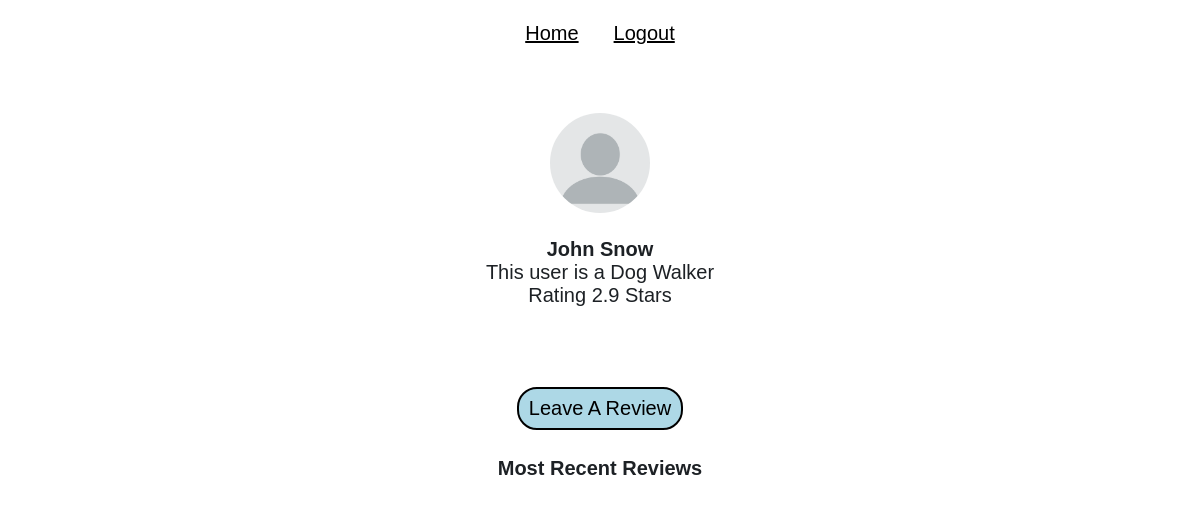
Before: /profile/1 with the older database file.
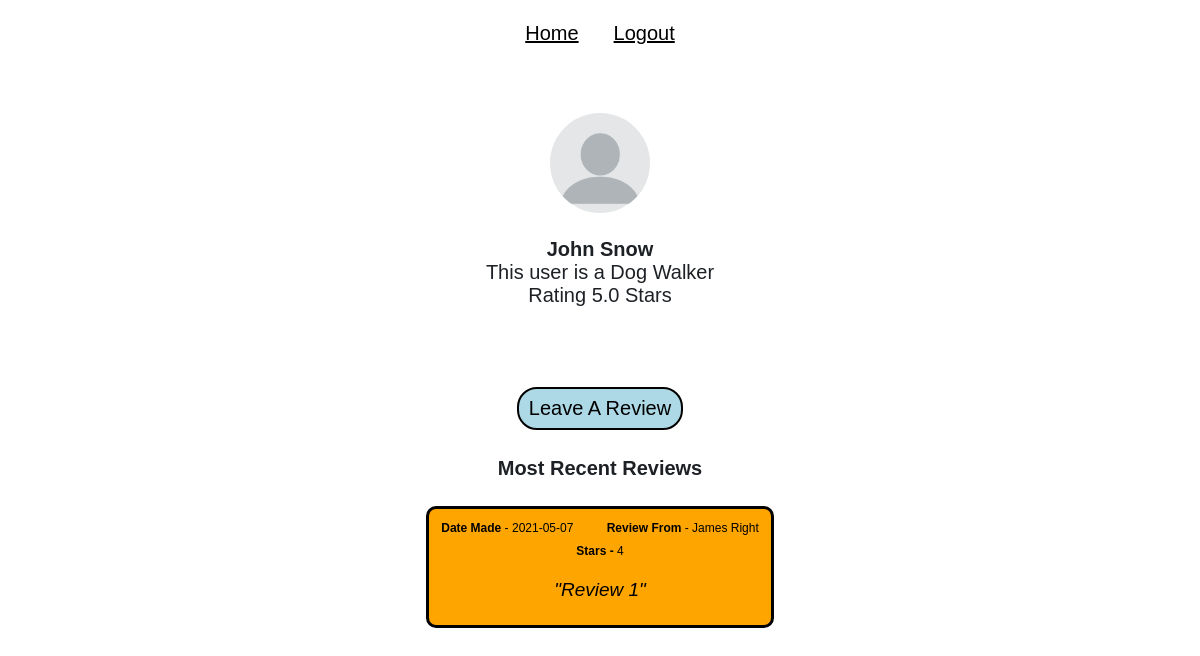
After: the same page with the newer database file.
### tables this page shows
CREATE TABLE users (
            usrId integer primary key,
            email text,
            password text,
            firstName text,
            lastName text,
            accType text,
            postcode text,
            numberOfReviews integer,
            starRating real
            );

CREATE TABLE review (
            byUsrId integer,
            forUsrId integer,
            date text,
            star integer,
            message text,
            PRIMARY KEY (byUsrId, forUsrId, message)
            );

### app.py (the view)
@app.route('/profile/<usrId>')
def profile(usrId):
    userObj = user(usrId)
    return render_template('profile.html', userObj=userObj, user=user)

### database.py (called while the page is built)
    def search(self, col="null", search="null"):
        conn = sqlite3.connect('main.db')
        c = conn.cursor()
        if col == "email":
            c.execute(f'SELECT * FROM users WHERE email="{search}"')
            data = c.fetchall()
        elif col == "password":
            c.execute(f'SELECT * FROM users WHERE password="{search}"')
            data = c.fetchall()
        elif col == "usrId":
            c.execute(f'SELECT * FROM users WHERE usrId="{search}"')
            data = c.fetchall()
        elif col == "postcode":
            c.execute(f'SELECT * FROM users WHERE postcode="{search}"')
            data = c.fetchall()
        else:
            c.execute(f'SELECT * FROM users')
            data = c.fetchall()
        conn.commit()
        conn.close()
        return(data)

    def getReviewsFor(self, usrId):
        conn = sqlite3.connect('main.db')
        c = conn.cursor()
        c.execute(f'SELECT * FROM review WHERE forUsrId="{usrId}" ORDER BY date DESC Limit 5')
        data = c.fetchall()
        return(data)
        conn.commit()
        conn.close()

### user.py (called while the page is built)
    def getReviewsFor(self):
        result = db.getReviewsFor(self.usrId)
        return result

### templates/profile.html (shortened to what this page needs)
{% extends "base.html" %}
{% block head %}
    <link rel="stylesheet" href="{{ url_for('static', filename='css/profile.css') }}">
{% endblock %}
{% block body %}
    <img src="{{ url_for('static', filename='profilePic.png') }}">
    <p><span class="name"> {{ userObj.fName }} {{ userObj.lName }}</span><br>
        This user is a Dog {{ (userObj.accType).capitalize() }} <br>
        Rating {{ userObj.starRating }} Stars
    </p>
    <p>
        <a href="/leaveReview/{{ userObj.usrId }}" id="topButton">Leave A Review</a>
        <h4>Most Recent Reviews</h6>
        {% for i in userObj.getReviewsFor() %}
            <div class="review">
                <span style="font-size: 12px;">
                    <span class="name">Date Made</span> -  {{ i[2] }}<span style="padding-left: 30px;"></span>
                    <span class="name">Review From </span> - {{ user(i[0]).fName }} {{ user(i[0]).lName }} <br>
                    <span class="name">Stars - </span>{{ i[3] }}
                    <p class="reviewText">"{{ i[4] }}"</p>
                </span>
            </div>
        {% endfor %}
    </p>
{% endblock %}

### templates/base.html (shortened to what this page needs)
<!DOCTYPE html>
<head>
    <link rel="stylesheet" href="{{ url_for('static', filename='css/main.css') }}">
    {% block head %}{% endblock %}
</head>
<body>
    <div >
        <a class="homeButton" href="/home">Home</a><a class="logout" href="/logout">Logout</a>
    </div>
    {% block body %}
    {% endblock %}
</body>

### static/css/main.css (style rules this page uses)
body { font-size: 20px; font-weight: 100; text-decoration: none; text-align: center; color: rgb(29, 33, 37); font-family: Arial, Helvetica, sans-serif; }
img { height: 100px; width: auto; border-radius: 70%; }
.homeButton { padding-right: 25px; text-decoration: underline; background-color: white; border: none; }
.logout { text-decoration: underline; background-color: white; border: none; }

### static/css/profile.css (style rules this page uses)
.name { font-weight: bold; }
.review { background-color: orange; margin-left: auto; margin-right: auto; display: block; border: 3px solid black; width: max-content; max-width: 475px; padding: 5px 12px; margin-bottom: 20px; text-decoration: none; color: black; border-radius: 10px; }
.reviewText { font-size: 19px; font-style: italic; }
a { font-size: 20px; border: 2px solid black; border-radius: 20px; background-color: red ; padding: 8px 10px; display: inline-block; margin-top: 6px; text-decoration: none; color: black; }
#topButton { background-color: lightblue; margin-top: 60px; }

Changed rows visible on the page:
changed users "John": starRating "2.9" → "5.0"
now on this page (row edited): review: date "2021-05-07", byUsrId.firstName "James", byUsrId.lastName "Right", star "4", message "Review 1"
